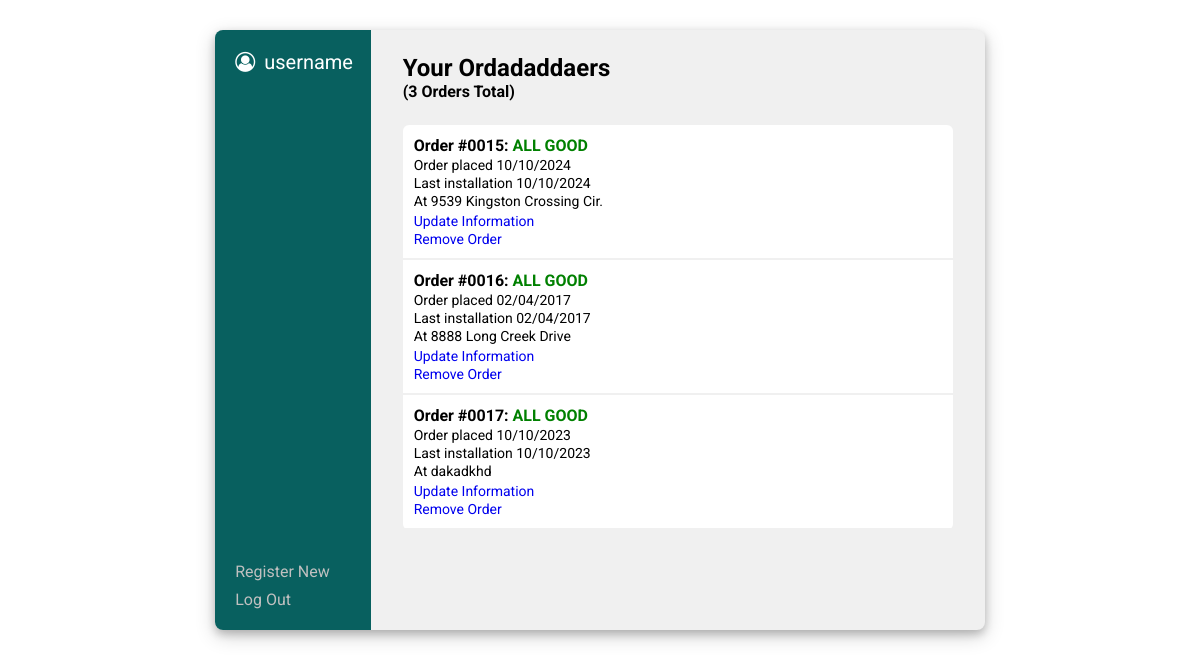
Screenshot of /pages/orders (signed in) with the database file from the repository.
### tables this page shows
CREATE TABLE Orders (orderid INTEGER PRIMARY KEY AUTOINCREMENT, orderplaced TEXT, orderlastchanged TEXT, customerid INTEGER, orderlocation TEXT, orderstatus INTEGER, FOREIGN KEY(customerid) REFERENCES Customers(customerid));

### Server.py (the view)
@app.get("/pages/orders")
def user_orders():
    if "userid" not in session:
        return "You are not logged in! <br><a href = '/login'>" + "click here to log in</a>"
    database = Data(database_path)
    orders = database.searchOrdersForCustomer(session["userid"])
    orders = rearrange_orders(orders)
    return render_template("web/orders.html", orders = orders, username = "username")

### Data.py (called while the page is built)
    def searchOrdersForCustomer(self, id):
        sql = "SELECT * FROM Orders WHERE customerid = ?;"
        self.cursor.execute(sql, [(id)])
        return [OrderObject(o) for o in self.cursor.fetchall() if o != None]

### Server.py (called while the page is built)
def rearrange_orders(orders):
    active = [o for o in orders if o.status != 2]
    inactive = [o for o in orders if o.status == 2]
    return active + inactive

### templates/web/orders.html (shortened to what this page needs)
<!DOCTYPE html>
<html>
    <head>
        <link rel = "stylesheet" href = "/static/stylesheets/orders.css"/>
        <link rel = "stylesheet" href = "orders.css"/>
        <link rel = "stylesheet" href = "https://cdnjs.cloudflare.com/ajax/libs/font-awesome/4.7.0/css/font-awesome.min.css">
    </head>
    <body>
        <div id = wrapper-div>
            <div id = "side-div">
                <label id = "username-display">
                    <i class = "fa fa-user-circle-o" id = "username-icon"></i>
                    {{ username }}
                </label>
                <a id = "new-button" href = "/pages/register_order">Register New</a>
                <form action = "/pages/logout" method = "GET">
                    <input type = "submit" id = "logout-button" value = "Log Out"></input>
                </form>
            </div>
            <div id = "main-div">
                <div id = "header-div" class = "debug">
                    <label id = "table-label" style = "width: 100%; display: flex;">
                        <b>Your Ordadaddaers</b>
                    </label>
                    <label id = "count-label">
                        <b>({{ orders|length }} Orders Total)</b>
                    </label>
                </div>
                <table id = "main-table" class = "debug">
                    <tbody>
                        {% for order in orders %}
                        <tr class = "order-row">
                            <td>
                                <div class = "order">
                                    <label class = "order-heading">
                                        {% if order.status == -1 %}
                                            <b style = "color: grey;">Order #{{ order.formattedid }}: </b>
                                        {% else %}
                                            <b>Order #{{ order.formattedid }}: </b>
                                        {% endif %}
                                        {% if order.status == 0 %}
                                            <b style = "color: green;">{{ order.order_statuses[order.status] }}</b>
                                        {% elif order.status == 2 %}
                                            <b style = "color: red;">{{ order.order_statuses[order.status] }}</b>
                                        {% elif order.status == -1 %}
                                            <b style = "color: grey;">{{ order.order_statuses[order.status] }}</b>
                                        {% elif order.status == 1 %}
                                            <b style = "color: black;">{{ order.order_statuses[order.status] }}</b>
                                        {% endif %}
                                    </label>
                                    {% if order.status != -1 %}
                                        <label class = "order-content">Order placed {{ order.placed }}</label>
                                        <label class = "order-content">Last installation {{ order.placed }}</label>
                                        <label class = "order-content">At {{ order.location }}</label>
                                    {% endif %}
                                    {% if order.status != -1 %}
                                        <a href = "/pages/update_order/{{ order.id }}" class = "order-content" style = "margin-top: 4px;">Update Information</a>
                                        <a href = "/api/order/{{ order.id }}/delete" class = "order-content">Remove Order</a>
                                    {% endif %}
                                </div>
                            </td>
                        </tr>
                        {% endfor %}
                    </tbody>
                </table>
            </div>
        </div>
    </body>
</html>

### static/stylesheets/orders.css (style rules this page uses)
* { font-family: "Roboto", sans-serif; }
#wrapper-div { margin-left: auto; margin-right: auto; margin-top: 2.5%; height: 600px; width: 65%; box-shadow: 0 4px 8px 0 rgba(0, 0, 0, 0.2), 0 6px 20px 0 rgba(0, 0, 0, 0.19); border-radius: 8px; background-color: #f0f0f0; display: flex; }
#main-div { padding-left: 32px; padding-right: 32px; padding-top: 24px; padding-bottom: 24px; flex-grow: 1; overflow-y: scroll; }
#side-div { flex-grow: 1; max-width: 15%; border-top-left-radius: 8px; border-bottom-left-radius: 8px; background-color: #08605F; align-content: center; display: flex; padding: 20px; padding-top: 32px; position: relative; }
#username-display { width: 100%; height: 20px; font-size: 20px; position: absolute; left: 20px; top: 20px; color: white; }
#new-button { width: 100%; height: 20px; font-size: 16px; position: absolute; left: 20px; bottom: 48px; text-align: left; text-decoration: none; color: #C0C0C0; }
#logout-button { cursor: pointer; background-color: transparent; border: none; position: absolute; bottom: 20px; left: 20px; color: #C0C0C0; font-size: 16px; text-align: left; padding-left: 0; }
#username-icon { margin-right: 4px; }
.order-row { display: flex; width: 100%; border-bottom: 2px solid #f0f0f0; }
.order { padding: 10px; display: grid; }
.order-heading { font-size: 16px; }
.order-content { margin-top: 2px; font-size: 14px; text-decoration: 0; }
#header-div { align-content: center; background-color: #f0f0f0; margin-bottom: 24px; }
#table-label { font-size: 24px; }
#main-table { border-collapse: collapse; background-color: white; width: 100%; border-radius: 6px; }
.order-row td { border: 16px; }
html { height: 100%; }

### rows the page displays
Orders: formattedid "0015", order_statuses "ALL GOOD", placed "10/10/2024", location "9539 Kingston Crossing Cir."
Orders: formattedid "0016", order_statuses "ALL GOOD", placed "02/04/2017", location "8888 Long Creek Drive"
Orders: formattedid "0017", order_statuses "ALL GOOD", placed "10/10/2023", location "dakadkhd"

### other values shown
{{ username }} "username"
{{ orders|length }} "3"
